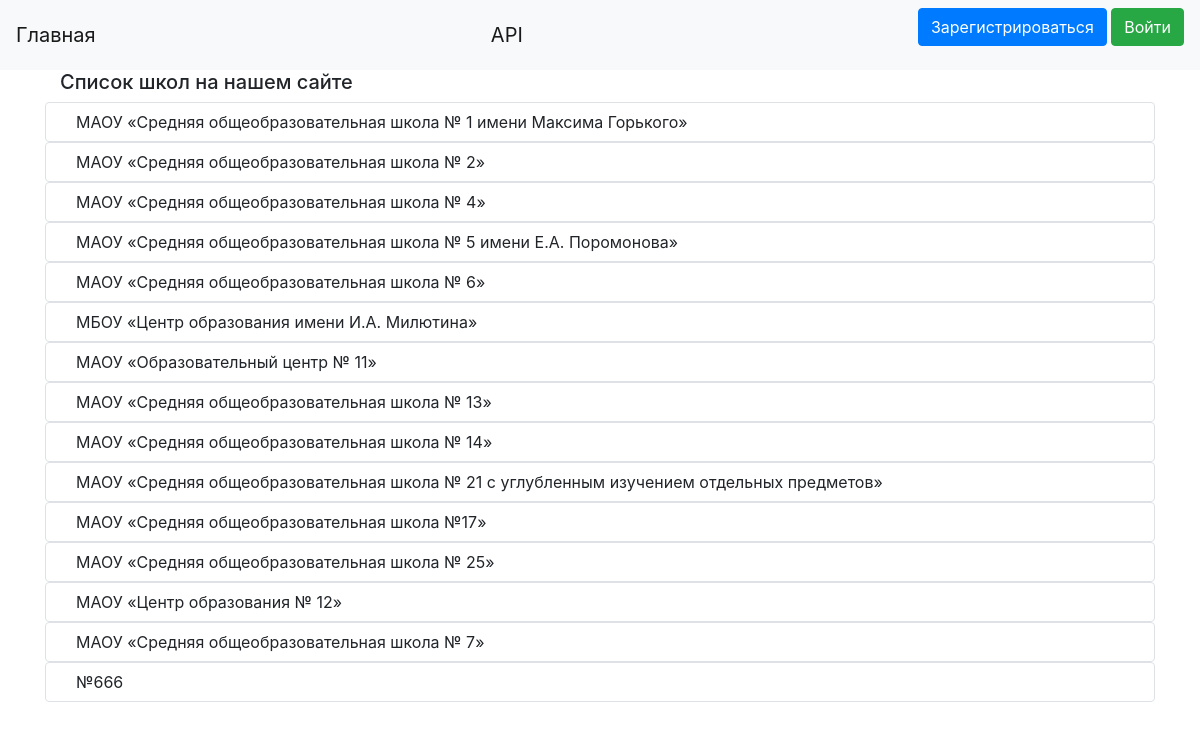
Before: / with the older database file.
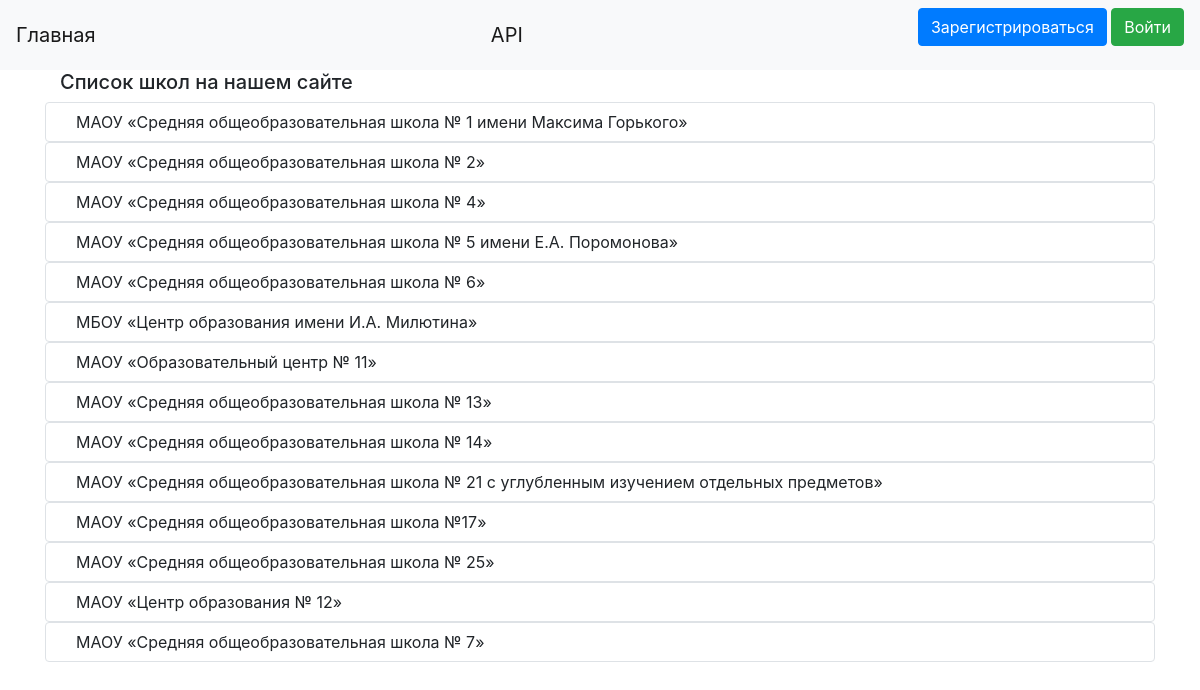
After: the same page with the newer database file.
### data/schools.py (models this page shows)
class Schools(SqlAlchemyBase):
    __tablename__ = 'schools'
    id = sqlalchemy.Column(
        sqlalchemy.Integer, primary_key=True, autoincrement=True)
    name_schools = sqlalchemy.Column(sqlalchemy.String, nullable=True)
    director = sqlalchemy.Column(sqlalchemy.String, nullable=True)

### main.py (the view)
@app.route("/")
def index():
    db_sess = db_session.create_session()
    schools = db_sess.query(Schools)
    directors = db_sess.query(User)
    return render_template("index.html", schools=schools)

### data/db_session.py (called while the page is built)
def create_session() -> Session:
    global __factory
    return __factory()

### templates/index.html
{% extends "base.html" %}
{% block content %}
<h5 style="padding-left: 15px">Список школ на нашем сайте</h5>
{% for item in schools %}
    <div class="col-md6 border rounded">
        <div style="padding-left: 17px">
            <a class="btn" href='/school/{{item.id}}'>{{ item.name_schools }}</a>
        </div>
    </div>
{% endfor %}
{% endblock %}

Changed rows visible on the page:
removed Schools: name_schools "№666"
